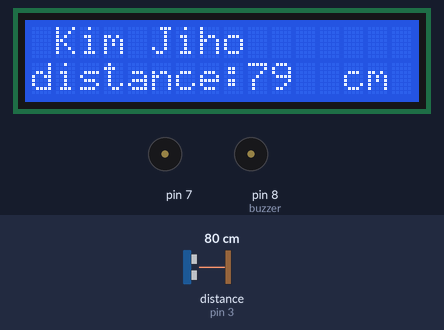
Recording of a sketch running on a simulated Arduino Uno, built with avr-gcc and run on an emulated ATmega328P. Shown: 16×2 character LCD, buzzer (waves = sounding, pin HIGH). Wiring (inferred from the names in the program): ultrasonic range finder: trigger pin 2; echo pin 3. Inputs (shaded band) come from the test bench; at power-on: distance to the obstacle (sensor on pin 3) 80 cm. The echo pulse lasts 58.3 µs per cm; pins used as bus, display or sensor lines are not drawn.

Above: at 1.04 s.
1.3 s: distance to the obstacle (sensor on pin 3) set to 30 cm
At 4.0 s:
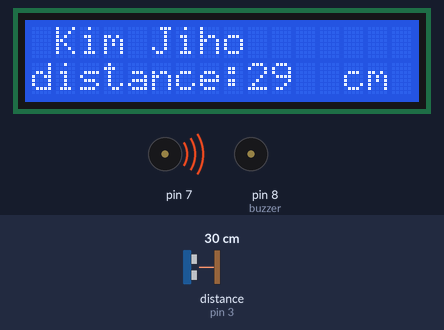
5.9 s: distance to the obstacle (sensor on pin 3) set to 25 cm
At 7.74 s:
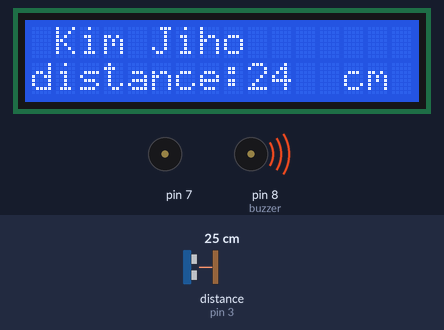
10.5 s: distance to the obstacle (sensor on pin 3) set to 8 cm
At 10.91 s:
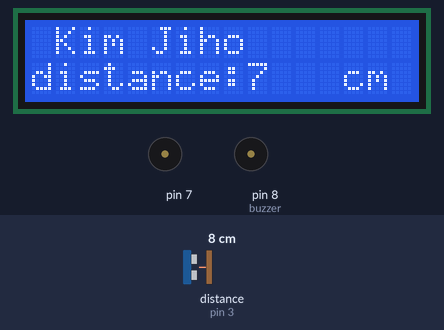
15.1 s: distance to the obstacle (sensor on pin 3) set to 5 cm
At 16.5 s:
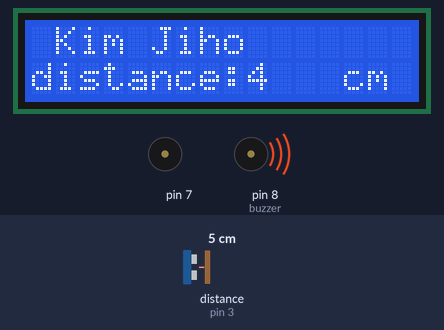
Timing chart, 0 to 18.1 s (numbered marks = the images above; inputs shaded):
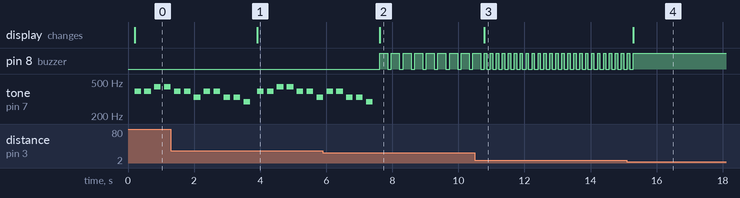

Measured:
- the behaviour switches between 27 and 26 cm on distance to the obstacle (sensor on pin 3) (found by bisection; images 1 and 2)
- the behaviour switches between 7 and 6 cm on distance to the obstacle (sensor on pin 3) (found by bisection; images 3 and 4)
- after the input at 1.3 s, the display: changes after 2.6 s (image 1)
- after the input at 5.9 s, pin 8 (buzzer): alternates HIGH for 0.24 s and LOW for 0.11 s, starting after 1.7 s; tone on pin 7: goes on until 7.4 s, then stays silent; the display: changes after 1.7 s (image 2)
- after the input at 10.5 s, pin 8 (buzzer): alternates HIGH for 0.07 s and LOW for 0.11 s, starting after 0.36 s; the display: changes after 0.29 s (image 3)
- after the input at 15.1 s, pin 8 (buzzer): goes on until 15.3 s, then stays HIGH; the display: changes after 0.19 s (image 4)
- by itself, tone on pin 7: plays 392 Hz for 0.20 s, 392 Hz for 0.20 s, 330 Hz for 0.20 s, 392 Hz for 0.20 s, 392 Hz for 0.20 s, 330 Hz for 0.20 s … (15 notes in this stretch)

The sketch:

LCD_ultrawave_buzzer.ino
```cpp
#include <LiquidCrystal_I2C.h>
LiquidCrystal_I2C lcd(0x27, 16, 2);

#define C 262 // 도
#define D 294 // 레
#define E 330 // 미
#define F 349 // 파
#define G 392 // 솔
#define A 440 // 라
#define B 494 // 시
int tempo = 200;
int notes[25] = { G, G, A, A, G, G, E,
                  G, G, E, E, D, G, G,
                  A, A, G, G, E, G, E, D, E, C };

int trig = 2;
int echo = 3;

void setup() {
  lcd.init();
  lcd.backlight();

  lcd.print(" Kim Jiho");

  lcd.setCursor(0, 1);
  lcd.print("distance:");

  pinMode(trig, OUTPUT);
  pinMode(echo, INPUT);
  pinMode(8, OUTPUT); //buzzer
  pinMode(7, OUTPUT);
}

void loop() {
  digitalWrite(trig, HIGH);
  delayMicroseconds(10);
  digitalWrite(trig, LOW);

  int dis = pulseIn(echo, HIGH) * 340 / 2 / 10000; //cm 단위
  delay(100);

  lcd.setCursor(9, 1);
  lcd.print("    ");
  lcd.setCursor(9, 1);
  lcd.print(dis);
  lcd.setCursor(13, 1);
  lcd.print("cm");

  if(dis > 25) {
    digitalWrite(8, LOW);

    for (int i = 0; i < 12; i++) {
      tone (7, notes[i], tempo);
      delay (300);
    }
    //if(dis <= 25) break;
  }
  else if((dis <= 25)&&(dis > 5)) {
    digitalWrite(8, HIGH);
    delay(dis * 10);
    digitalWrite(8, LOW);

    digitalWrite(7, LOW);
  }
  else {
    digitalWrite(8, HIGH);
    digitalWrite(7, LOW);
  }
}
```
